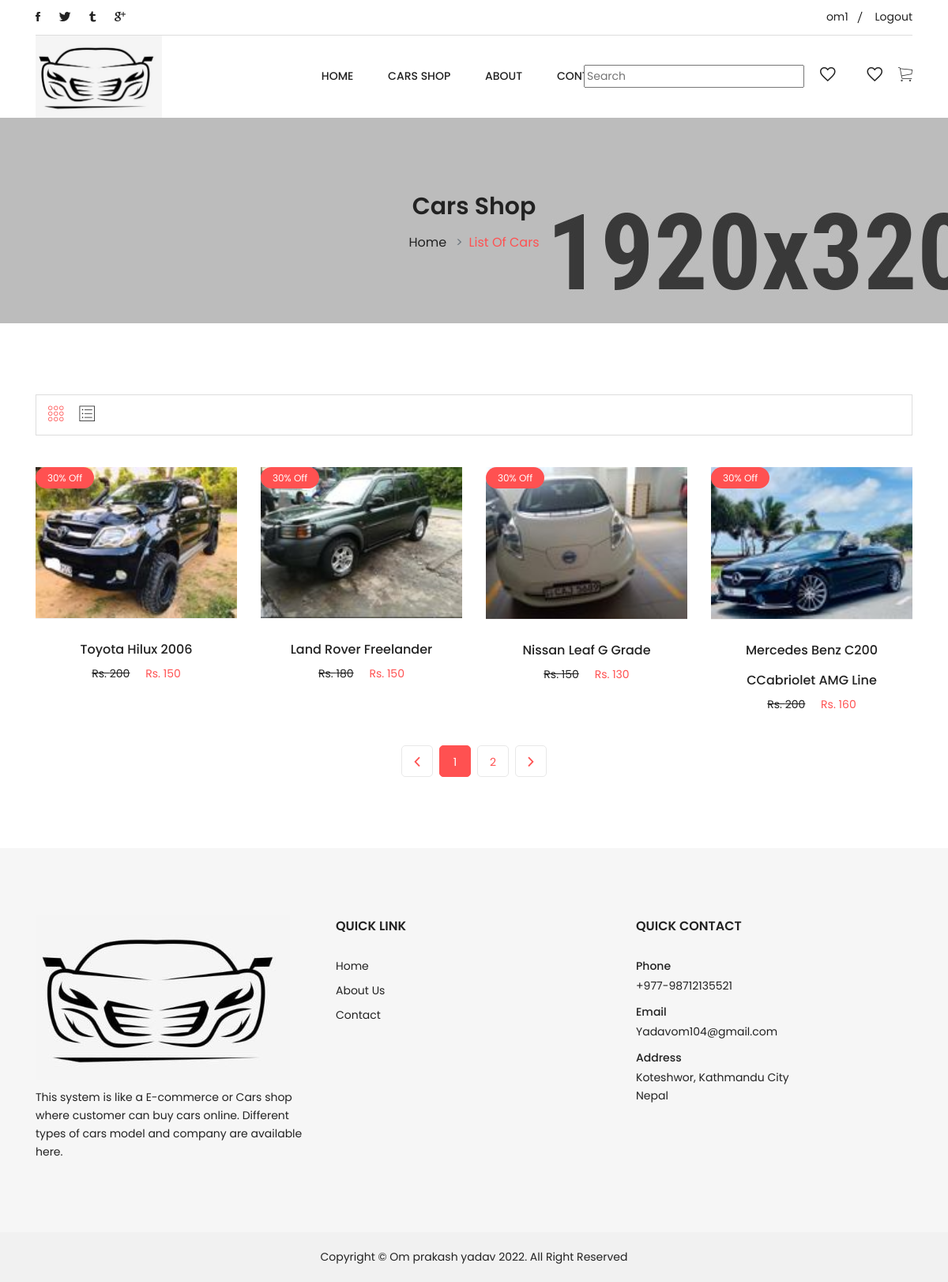
/shop/ (signed in), run on the app's committed database.
### mainApp/models.py (models this page shows, shortened)
class Product(models.Model):
    title = models.CharField(max_length=150)
    slug = models.SlugField(unique=True)
    category = models.ForeignKey(Category, on_delete=models.CASCADE)
    image = models.ImageField(upload_to="products")
    marked_price = models.PositiveIntegerField()
    selling_price = models.PositiveIntegerField()
    description = models.TextField()
    return_policy = models.CharField(max_length=300, null=True, blank=True)
    view_count = models.PositiveIntegerField(default=0)

### mainApp/views.py (the view)
# urls.py: path("shop/",ShopView.as_view(), name="shop"),
class ShopView(Ecomrequired,TemplateView):
    template_name = "shop.html"
    def get_context_data(self, **kwargs):
        context = super().get_context_data(**kwargs)
        all_products = Product.objects.all()
        paginator = Paginator(all_products, 4)
        page_number = self.request.GET.get('page')
        product_list = paginator.get_page(page_number)
        context['allcategories'] = product_list
        return context

### mainApp/views.py (called while the page is built)
    def dispatch(self, request, *args, **kwargs):
        cart_id = request.session.get("cart_id")
        if cart_id:
            cart_obj = Cart.objects.get(id=cart_id)
            if request.user.is_authenticated and request.user.customer:
                cart_obj.customer = request.user.customer
                cart_obj.save()
        return super().dispatch(request, *args, **kwargs)

### Templates/shop.html (shortened to what this page needs)
{% extends 'base.html' %}
{% load static %}
{% block content %}
        <div class="breadcrumb-area section-ptb">
            <div class="container">
                <div class="row">
                    <div class="col-12">
                        <h2 class="breadcrumb-title">Cars Shop</h2>
                        <ul class="breadcrumb-list">
                            <li class="breadcrumb-item"><a href="{% url 'mainApp:home' %}">Home</a></li>
                            <li class="breadcrumb-item active">List of Cars</li>
                        </ul>
                    </div>
                </div>
            </div>
        </div>
        <div class="main-content-wrap shop-page section-ptb">
            <div class="container">
                <div class="row">
                    <div class="col-lg-12">
                        <div class="shop-product-wrapper">
                            <div class="row">
                                <div class="col-12">
                                    <div class="shop-top-bar">
                                        <div class="product-mode">
                                            <ul class="nav shop-item-filter-list" role="tablist">
                                                <li class="active"><a class="active" data-toggle="tab" href="#grid"><i class="ion-ios-keypad-outline"></i></a></li>
                                                <li><a data-toggle="tab" href="#list"><i class="ion-ios-list-outline"></i></a></li>
                                            </ul>
                                        </div>
                                    </div>
                                </div>
                            </div>
                             <div class="shop-products-wrap">
                                <div class="tab-content">
                                    <div class="tab-pane active" id="grid">
                                        <div class="shop-product-wrap">
                                            <div class="row">
                                                {% for ap in allcategories %}
                                                <div class="col-lg-3 col-md-4 col-sm-6">
                                                    <div class="single-product-wrap">
                                                        <ul>
                                                        <div class="product-image">
                                                            <a href="{% url 'mainApp:productdetail' ap.slug %}"><img src="{{ap.image.url}}" alt="Produce Images"></a>
                                                            <span class="label">30% Off</span>
                                                        </div>
                                                        <div class="product-content">
                                                            <h3><a href="{% url 'mainApp:productdetail' ap.slug %}">{{ap.title}}</a></h3>
                                                            <div class="price-box">
                                                                <span class="old-price">Rs. {{ap.marked_price}}</span>
                                                                <span class="new-price">Rs. {{ap.selling_price}}</span>
                                                            </div>
                                                        </div>
                                                    </ul>
                                                    </div>
                                                </div>
                                                {% endfor %}
                                            </div>
                                        </div>
                                    </div>
                                </div>
                            </div>
                             <div class="paginatoin-area">
                                <div class="row">
                                    <div class="col-lg-12 col-md-12">
                                        <ul class="pagination-box">
                                            {% if allcategories.has_previous %}
                                            <li><a class="Previous" href="?page={{ allcategories.previous_page_number }}"><i class="ion-chevron-left"></i></a>
                                            </li>
                                            {% else %}
                                            <li><a class="Previous"><i class="ion-chevron-left disabled"></i></a>
                                            </li>
                                            {% endif %}
                                            {% for i in allcategories.paginator.page_range %}
                                            {% if i == allcategories.number %}
                                            <li class="active"><a>{{i}}</a></li>
                                            {% else %}
                                            <li><a href="?page={{i}}">{{i}}</a></li>
                                            {% endif %}
                                            {% endfor %}
                                            {% if allcategories.has_next %}
                                            <li>
                                                <a class="Next" href="?page={{ allcategories.next_page_number }}"><i class="ion-chevron-right"></i> </a>
                                            </li>
                                            {% else %}
                                            <li>
                                                <a class="Next"><i class="ion-chevron-right"></i> </a>
                                            </li>
                                            {% endif %}
                                        </ul>
                                    </div>
                                </div>
                            </div>
                        </div>
                    </div>
                </div>
            </div>
        </div>
{% endblock %}

### Templates/base.html (shortened to what this page needs)
<!doctype html>
{% load static %}
<html class="no-js" lang="en">
<head>
    <link rel="stylesheet" href="{% static 'css/vendor/bootstrap.min.css' %}">
    <link rel="stylesheet" href="{% static 'css/vendor/ionicons.min.css' %}">
    <link rel="stylesheet" href="{% static 'css/plugins/slick.css' %}">
    <link rel="stylesheet" href="{% static 'css/plugins/animation.css' %}">
    <link rel="stylesheet" href="{% static 'css/plugins/jqueryui.min.css' %}">
    <link rel="stylesheet" href="{% static 'css/style.css' %}">
</head>
<body>
    <div class="boxed-layout">
        <div class="main-wrapper">
            <header class="fl-header">
                <div class="header-top-area d-none d-lg-block">
                    <div class="container">
                        <div class="row">
                            <div class="col-12">
                                <div class="header-top-inner">
                                    <div class="row">
                                        <div class="col-lg-4 col-md-6">
                                            <div class="social-top">
                                                <ul>
                                                    <li><a href="#"><i class="ion-social-facebook"></i></a></li>
                                                    <li><a href="#"><i class="ion-social-twitter"></i></a></li>
                                                    <li><a href="#"><i class="ion-social-tumblr"></i></a></li>
                                                    <li><a href="#"><i class="ion-social-googleplus"></i></a></li>
                                                </ul>
                                            </div>
                                        </div>
                                        <div class="col-lg-8 col-md-9">
                                            <div class="top-info-wrap text-right">
                                                <ul class="top-info">
                                                    {% if user.is_authenticated %}
                                                    <li><a href="{% url 'mainApp:customerprofile' %}"> {{user.username}}</a></li>
                                                    {% else %}
                                                    <li><a href="{% url 'mainApp:customerlogin' %}">Login &amp; Register</a></li>
                                                    {% endif %}
                                                    <li><a href="/accounts/logout">Logout</a></li>
                                                </ul>
                                            </div>
                                        </div>
                                    </div>
                                </div>
                            </div>
                        </div>
                    </div>
                </div>
                <div class="haeader-bottom-area header-sticky">
                    <div class="container">
                        <div class="row align-items-center">
                            <div class="col-lg-2 col-md-4 col-5">
                                <div class="logo-area">
                                    <a href="/"><img src="{% static 'slider/Logo.JPG' %}" alt="Logo"></a>
                                </div>
                            </div>
                            <div class="col-lg-8 d-none d-lg-block">
                                <div class="main-menu-area text-center">
                                    <nav class="main-navigation">
                                       <ul>
                                            <li class="active"><a href="/">Home</a>
                                            </li>
                                            <li><a href="{% url 'mainApp:shop' %}">Cars Shop</a>
                                            </li>
                                            <li><a href="{% url 'mainApp:about' %}">About</a></li>
                                            <li><a href="{% url 'mainApp:contact' %}">Contact</a></li>
                                        </ul>
                                    </nav>
                                </div>
                            </div>
                            <div class="col-lg-2 col-md-6 col-7">
                                <div class="right-blok-box d-flex">
                                    <div class="search-wrap">
                                        <form action="{% url 'mainApp:search' %}" method = "GET">
                                            <div class="search_box pull-right">
                                                <input type="text" name = "query" placeholder="Search"/>
                                            </div>
                                        </form>
                                    </div>
                                    <div class="user-wrap">
                                        <a href="{% url 'mainApp:mywishlist' %}"><i class="ion-android-favorite-outline"></i></a>
                                    </div>
                                    <div class="user-wrap">
                                        <a href="{% url 'mainApp:mycompare' %}"><i class="ion-android-favorite-outline"></i></a>
                                    </div>
                                    <div class="shopping-cart-wrap">
                                        <a href="{% url 'mainApp:mycart' %}"><i class="ion-ios-cart-outline"></i></a>
                                    </div>
                                </div>
                            </div>
                        </div>
                    </div>
                </div>
                    </div>
{% block content %}
{% endblock %}
            <footer>
                <div class="footer-top section-pb section-pt-60">
                    <div class="container">
                        <div class="row">
                            <div class="col-lg-4 col-md-6">
                                <div class="widget-footer mt-30">
                                    <div class="footer-logo">
                                        <a href="{% url 'mainApp:home' %}"><img src="{% static 'slider/Logo.JPG' %}" alt=""></a>
                                    </div>
                                    <p>This system is like a E-commerce or Cars shop where customer can buy cars online. Different types of cars model and company are available here. </p>
                                </div>
                            </div>
                            <div class="col-lg-4 col-md-6">
                                <div class="widget-footer mt-30">
                                    <h6 class="title-widget">QUICK LINK</h6>
                                    <ul class="footer-list">
                                        <li><a href="{% url 'mainApp:home' %}">Home</a></li>
                                        <li><a href="{% url 'mainApp:about' %}">About Us</a></li>
                                        <li><a href="{% url 'mainApp:contact' %}">Contact</a></li>
                                    </ul>
                                </div>
                            </div>
                            <div class="col-lg-4 col-md-6">
                                <div class="widget-footer mt-30">
                                    <h6 class="title-widget">QUICK CONTACT</h6>
                                    <ul class="footer-contact">
                                        <li>
                                            <label>Phone</label>
                                            <a href="#">+977-98712135521</a>
                                        </li>
                                        <li>
                                            <label>Email</label>
                                            <a href="#">Yadavom104@gmail.com</a>
                                        </li>
                                        <li>
                                            <label>Address</label>
                                            Koteshwor, Kathmandu City <br> Nepal
                                        </li>
                                    </ul>
                                </div>
                            </div>
                        </div>
                    </div>
                </div>
                <div class="footer-bottom">
                    <div class="container">
                        <div class="row">
                            <div class="col-lg-12">
                                <div class="copy-right-text text-center">
                                    <p>Copyright &copy; <a href="#">Om prakash yadav</a> 2022. All Right Reserved</p>
                                </div>
                            </div>
                        </div>
                    </div>
                </div>
            </footer>
        </div>
    </body>
    </html>

### data on the page
Product: image (picture), title "Toyota Hilux 2006", marked_price "200", selling_price "150"
Product: image (picture), title "Land Rover Freelander", marked_price "180", selling_price "150"
Product: image (picture), title "Nissan Leaf G Grade", marked_price "150", selling_price "130"
Product: image (picture), title "Mercedes Benz C200 CCabriolet AMG Line", marked_price "200", selling_price "160"

### other printed values
{{ user.username }} "om1"
{{ i }} "1"
{{ i }} "2"
